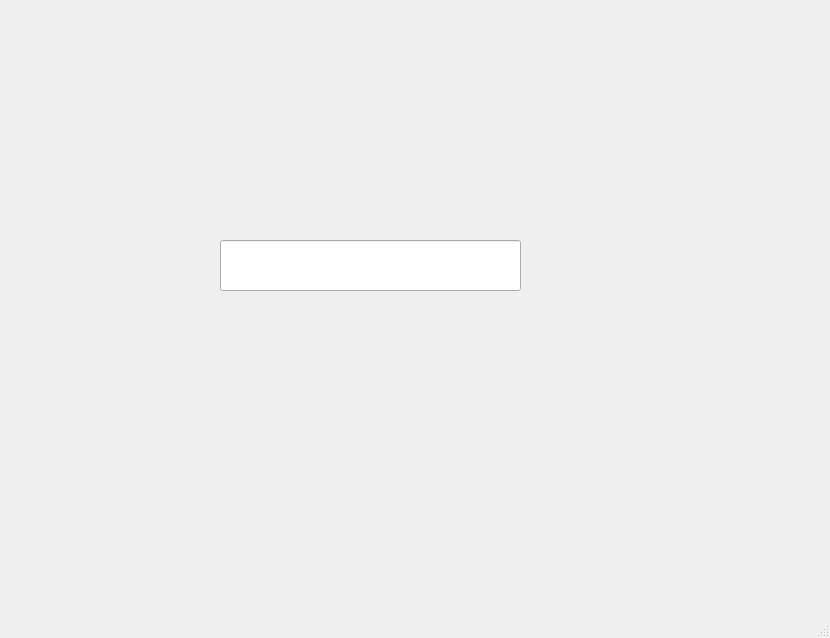
<?xml version="1.0" encoding="UTF-8"?>
<ui version="4.0">
 <class>MainWindow</class>
 <widget class="QMainWindow" name="MainWindow">
  <property name="geometry">
   <rect>
    <x>0</x>
    <y>0</y>
    <width>830</width>
    <height>638</height>
   </rect>
  </property>
  <property name="windowTitle">
   <string>MainWindow</string>
  </property>
  <widget class="QWidget" name="centralwidget">
   <widget class="QLineEdit" name="searchLineEdit">
    <property name="geometry">
     <rect>
      <x>220</x>
      <y>240</y>
      <width>301</width>
      <height>51</height>
     </rect>
    </property>
    <property name="font">
     <font>
      <family>宋体</family>
      <pointsize>12</pointsize>
     </font>
    </property>
   </widget>
   <widget class="ClickableQLabel" name="searchLabel">
    <property name="geometry">
     <rect>
      <x>540</x>
      <y>250</y>
      <width>41</width>
      <height>31</height>
     </rect>
    </property>
    <property name="text">
     <string/>
    </property>
    <property name="pixmap">
     <pixmap>searchLogo.png</pixmap>
    </property>
    <property name="scaledContents">
     <bool>true</bool>
    </property>
   </widget>
  </widget>
  <widget class="QMenuBar" name="menubar">
   <property name="geometry">
    <rect>
     <x>0</x>
     <y>0</y>
     <width>830</width>
     <height>26</height>
    </rect>
   </property>
  </widget>
  <widget class="QStatusBar" name="statusbar"/>
 </widget>
 <customwidgets>
  <customwidget>
   <class>ClickableQLabel</class>
   <extends>QLabel</extends>
   <header>clickableWidget.h</header>
  </customwidget>
 </customwidgets>
 <resources/>
 <connections/>
</ui>
